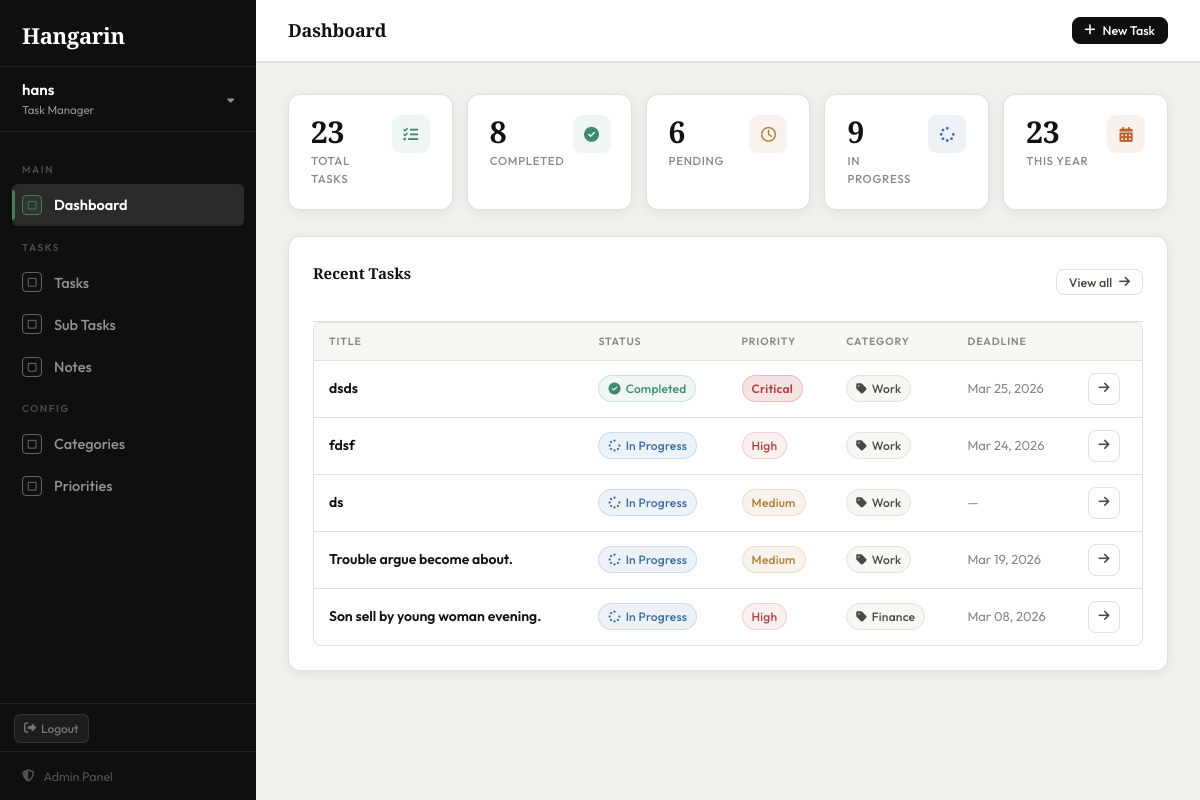
The app's page / (signed in), older data.
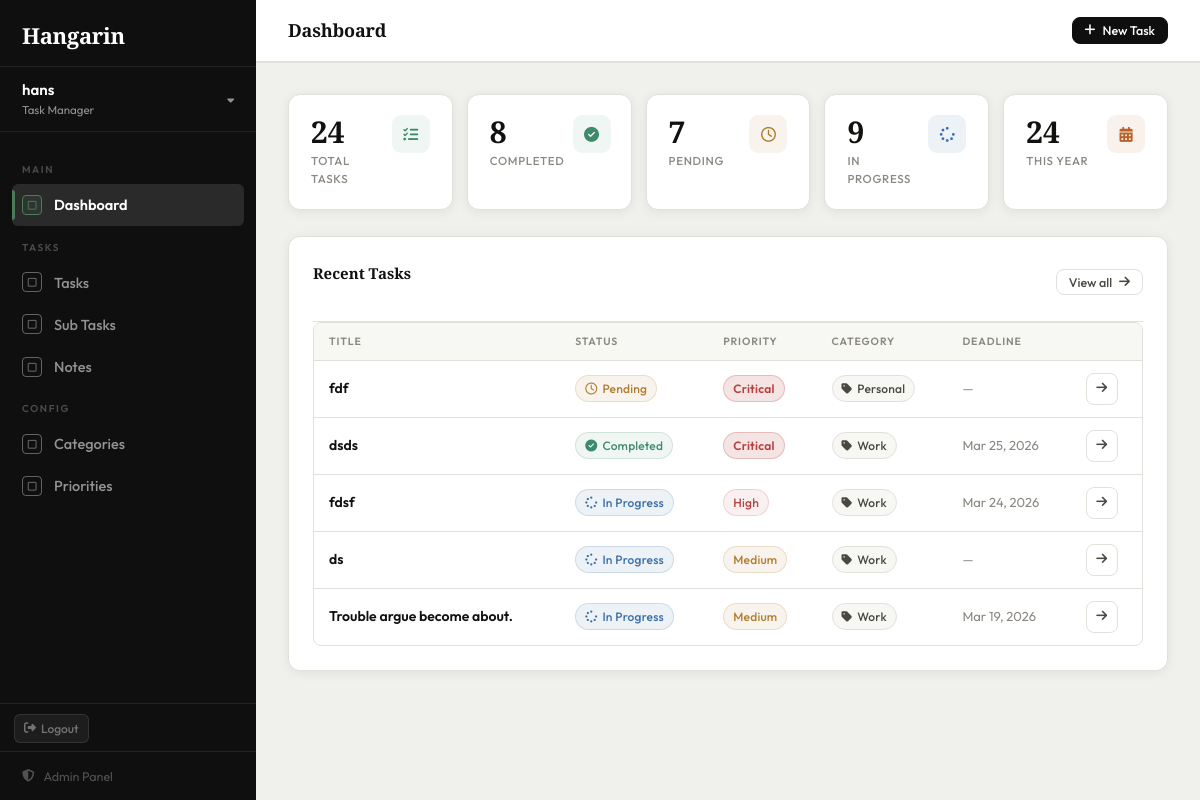
The same page, newer data.
### tasks/models.py (models this page shows, shortened)
class BaseModel(models.Model):
    created_at = models.DateTimeField(auto_now_add=True)
    updated_at = models.DateTimeField(auto_now=True)
    class Meta:
        abstract = True

class Task(BaseModel):
    STATUS_CHOICES = [
        ("Pending", "Pending"),
        ("In Progress", "In Progress"),
        ("Completed", "Completed"),
    ]
    title = models.CharField(max_length=255)
    description = models.TextField(blank=True, null=True)
    deadline = models.DateTimeField(blank=True, null=True)
    status = models.CharField(
        max_length=50,
        choices=STATUS_CHOICES,
        default="Pending"
    )
    category = models.ForeignKey(
        Category, on_delete=models.SET_NULL, null=True, blank=True
    )
    priority = models.ForeignKey(
        Priority, on_delete=models.SET_NULL, null=True, blank=True
    )
    class Meta:
        verbose_name = "Task"
        verbose_name_plural = "Tasks"

class Priority(models.Model):
    name = models.CharField(max_length=100)
    class Meta:
        verbose_name = "Priority"
        verbose_name_plural = "Priorities"

class Category(models.Model):
    name = models.CharField(max_length=100)
    class Meta:
        verbose_name = "Category"
        verbose_name_plural = "Categories"

### tasks/views.py (the view)
# urls.py: path('', views.dashboard, name='dashboard'),
@login_required
def dashboard(request):
    total_tasks      = Task.objects.count()
    completed_tasks  = Task.objects.filter(status='Completed').count()
    pending_tasks    = Task.objects.filter(status='Pending').count()
    in_progress_tasks = Task.objects.filter(status='In Progress').count()
    tasks_this_year  = Task.objects.filter(created_at__year=timezone.now().year).count()
    recent_tasks     = Task.objects.select_related('category', 'priority').order_by('-created_at')[:5]
    return render(request, 'tasks/dashboard.html', {
        'total_tasks': total_tasks,
        'completed_tasks': completed_tasks,
        'pending_tasks': pending_tasks,
        'in_progress_tasks': in_progress_tasks,
        'tasks_this_year': tasks_this_year,
        'recent_tasks': recent_tasks,
        'page_title': 'Dashboard',
    })

### tasks/templates/tasks/dashboard.html (shortened to what the changed rows need)
{% extends "tasks/base.html" %}
{% block content %}
<div class="stats-row">
    <div class="stat">
        <div class="stat-top">
            <div>
                <div class="stat-num">{{ total_tasks }}</div>
                <div class="stat-lbl">Total Tasks</div>
            </div>
        </div>
    </div>
    <div class="stat">
        <div class="stat-top">
            <div>
                <div class="stat-num">{{ pending_tasks }}</div>
                <div class="stat-lbl">Pending</div>
            </div>
        </div>
    </div>
    <div class="stat">
        <div class="stat-top">
            <div>
                <div class="stat-num">{{ tasks_this_year }}</div>
                <div class="stat-lbl">This Year</div>
            </div>
        </div>
    </div>
</div>
<div class="card">
    {% if recent_tasks %}
    <div class="table-wrap">
        <table>
            <thead>
                <tr>
                    <th>Title</th>
                    <th>Status</th>
                    <th>Priority</th>
                    <th>Category</th>
                    <th>Deadline</th>
                    <th></th>
                </tr>
            </thead>
            <tbody>
                {% for task in recent_tasks %}
                <tr>
                    <td class="td-strong">{{ task.title }}</td>
                    <td>
                        {% if task.status == 'Completed' %}
                            <span class="badge b-completed"><i class="fa-solid fa-circle-check"></i> Completed</span>
                        {% elif task.status == 'In Progress' %}
                            <span class="badge b-progress"><i class="fa-solid fa-spinner"></i> In Progress</span>
                        {% else %}
                            <span class="badge b-pending"><i class="fa-regular fa-clock"></i> Pending</span>
                        {% endif %}
                    </td>
                    <td>
                        {% if task.priority %}
                            <span class="badge b-{{ task.priority.name|lower }}">{{ task.priority.name }}</span>
                        {% else %}<span class="td-muted">—</span>{% endif %}
                    </td>
                    <td>
                        {% if task.category %}
                            <span class="badge b-cat"><i class="fa-solid fa-tag"></i> {{ task.category.name }}</span>
                        {% else %}<span class="td-muted">—</span>{% endif %}
                    </td>
                    <td class="td-muted">
                        {% if task.deadline %}{{ task.deadline|date:"M d, Y" }}{% else %}—{% endif %}
                    </td>
                    <td>
                        <a href="{% url 'task_detail' task.pk %}" class="btn btn-ghost btn-sm btn-icon">
                            <i class="fa-solid fa-arrow-right"></i>
                        </a>
                    </td>
                </tr>
                {% endfor %}
            </tbody>
        </table>
    </div>
    {% endif %}
</div>
{% endblock %}

Row changes from the older to the newer data that the page shows:
no longer on this page (row unchanged): Task: title "Son sell by young woman evening.", status "In Progress" (drawn), priority.name "High", category.name "Finance", deadline "Mar 08, 2026"
added Task: title "fdf", status "Pending" (drawn), priority.name "Critical", category.name "Personal"
Text that changed along with them:
{{ total_tasks }}: "23" → "24"
{{ pending_tasks }}: "6" → "7"
{{ tasks_this_year }}: "23" → "24"
